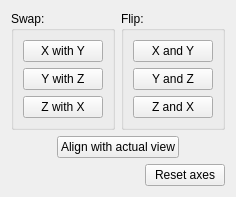
     <widget class="QWidget" name="axesTab" >
      <attribute name="title" >
       <string>Axes</string>
      </attribute>
      <layout class="QVBoxLayout" >
       <item>
        <layout class="QHBoxLayout" >
         <item>
          <spacer>
           <property name="orientation" >
            <enum>Qt::Horizontal</enum>
           </property>
           <property name="sizeHint" >
            <size>
             <width>0</width>
             <height>20</height>
            </size>
           </property>
          </spacer>
         </item>
         <item>
          <widget class="QGroupBox" name="swapGroupBox" >
           <property name="title" >
            <string>Swap:</string>
           </property>
           <layout class="QVBoxLayout" >
            <item>
             <widget class="QPushButton" name="swapXwithYPushButton" >
              <property name="text" >
               <string>X with Y</string>
              </property>
             </widget>
            </item>
            <item>
             <widget class="QPushButton" name="swapYwithZPushButton" >
              <property name="text" >
               <string>Y with Z</string>
              </property>
             </widget>
            </item>
            <item>
             <widget class="QPushButton" name="swapZwithXPushButton" >
              <property name="text" >
               <string>Z with X</string>
              </property>
             </widget>
            </item>
           </layout>
          </widget>
         </item>
         <item>
          <widget class="QGroupBox" name="flipGroupBox" >
           <property name="title" >
            <string>Flip:</string>
           </property>
           <layout class="QVBoxLayout" >
            <item>
             <widget class="QPushButton" name="flipXandYPushButton" >
              <property name="text" >
               <string>X and Y</string>
              </property>
             </widget>
            </item>
            <item>
             <widget class="QPushButton" name="flipYandZPushButton" >
              <property name="text" >
               <string>Y and Z</string>
              </property>
             </widget>
            </item>
            <item>
             <widget class="QPushButton" name="flipZandXPushButton" >
              <property name="text" >
               <string>Z and X</string>
              </property>
             </widget>
            </item>
           </layout>
          </widget>
         </item>
         <item>
          <spacer>
           <property name="orientation" >
            <enum>Qt::Horizontal</enum>
           </property>
           <property name="sizeHint" >
            <size>
             <width>0</width>
             <height>20</height>
            </size>
           </property>
          </spacer>
         </item>
        </layout>
       </item>
       <item>
        <layout class="QHBoxLayout" >
         <item>
          <spacer>
           <property name="orientation" >
            <enum>Qt::Horizontal</enum>
           </property>
           <property name="sizeHint" >
            <size>
             <width>0</width>
             <height>20</height>
            </size>
           </property>
          </spacer>
         </item>
         <item>
          <widget class="QPushButton" name="alignWithViewPushButton" >
           <property name="text" >
            <string>Align with actual view</string>
           </property>
          </widget>
         </item>
         <item>
          <spacer>
           <property name="orientation" >
            <enum>Qt::Horizontal</enum>
           </property>
           <property name="sizeHint" >
            <size>
             <width>0</width>
             <height>20</height>
            </size>
           </property>
          </spacer>
         </item>
        </layout>
       </item>
       <item>
        <spacer>
         <property name="orientation" >
          <enum>Qt::Vertical</enum>
         </property>
         <property name="sizeType" >
          <enum>QSizePolicy::MinimumExpanding</enum>
         </property>
         <property name="sizeHint" >
          <size>
           <width>20</width>
           <height>0</height>
          </size>
         </property>
        </spacer>
       </item>
       <item>
        <layout class="QHBoxLayout" >
         <item>
          <spacer>
           <property name="orientation" >
            <enum>Qt::Horizontal</enum>
           </property>
           <property name="sizeHint" >
            <size>
             <width>0</width>
             <height>20</height>
            </size>
           </property>
          </spacer>
         </item>
         <item>
          <widget class="QPushButton" name="resetAxesPushButton" >
           <property name="text" >
            <string>Reset axes</string>
           </property>
          </widget>
         </item>
        </layout>
       </item>
      </layout>
     </widget>
